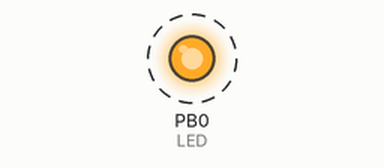
Recording of a sketch running on a simulated ATtiny85, built with avr-gcc and run on an emulated ATtiny85. On the bench: output pins drawn as LEDs (lit = HIGH). Dashed ring = blinking.

Above: at 0.12 s.
Timing chart, 0 to 3.0 s (numbered marks = the images above):
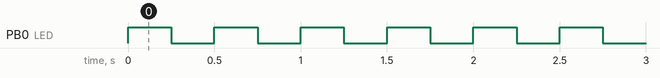

The sketch:

Freq_Detect.ino
```cpp
// ATMEL ATTINY85
//
//                  +-\/-+
//      (D 5) PB5  1|    |8  Vcc
//      (D 3) PB3  2|    |7  PB2 (D 2)
//      (D 4) PB4  3|    |6  PB1 (D 1)
//            GND  4|    |5  PB0 (D 0) led
//                  +----+


//                            +-\/-+
//      RESET/ADC0 (D5) PB5  1|    |8  VCC
//       USB- ADC3 (D3) PB3  2|    |7  PB2 (D2) INT0/ADC1 - default TX Debug output for ATtinySerialOut
//       USB+ ADC2 (D4) PB4  3|    |6  PB1 (D1) MISO/DO/AIN1/OC0B/OC1A/PCINT1 - (Digispark) LED
//                      GND  4|    |5  PB0 (D0) OC0A/AIN0
//                            +----+

// power notes:
// draws about 2 milliamps when the clock is 1 mHz, and 6.25 milliamps at 8mHz.

unsigned long Start_Time = 0;
unsigned long End_Time = 0;


// normally 0, but 1 for digi attiny85 boards
#define LED 0

void setup()
{
  pinMode(LED, OUTPUT);
}

// The code asks for a 5 microsecond delay.  If the CPU
// is running at 1 mHz, then this is only 5 clock cycles.
// Just the function call/return overhead for the calls to
// `delayMicroseconds` and `micros` will be more than 5
// clock cycles.  Evidently, when running at 8 mHz, the
// two function calls can execute in < 50 usec.

// In order to change the clock frequency, select the
// desired internal frequency on the Tools menu, and burn
// the bootloader.  Curiously, no bootloader is actually
// loaded - all 8k is available.  The clock frequency does
// not seem to be changed when uploading a program.

void loop()
{
  Start_Time = micros();
  delayMicroseconds(5);
  End_Time = micros();

  if ((End_Time - Start_Time) >= 50)
  {
    // Slow blink for 1-MHz
    digitalWrite(LED, HIGH);
    delay(1000);
    digitalWrite(LED, LOW);
    delay(1000);
  }
  else
  {
    // Fast blink for 8-MHz
    digitalWrite(LED, HIGH);
    delay(250);
    digitalWrite(LED, LOW);
    delay(250);
    digitalWrite(LED, HIGH);
    delay(250);
    digitalWrite(LED, LOW);
    delay(250);
  }
}
```

Measured:
- by itself, PB0 (LED): alternates HIGH for 0.25 s and LOW for 0.25 s
